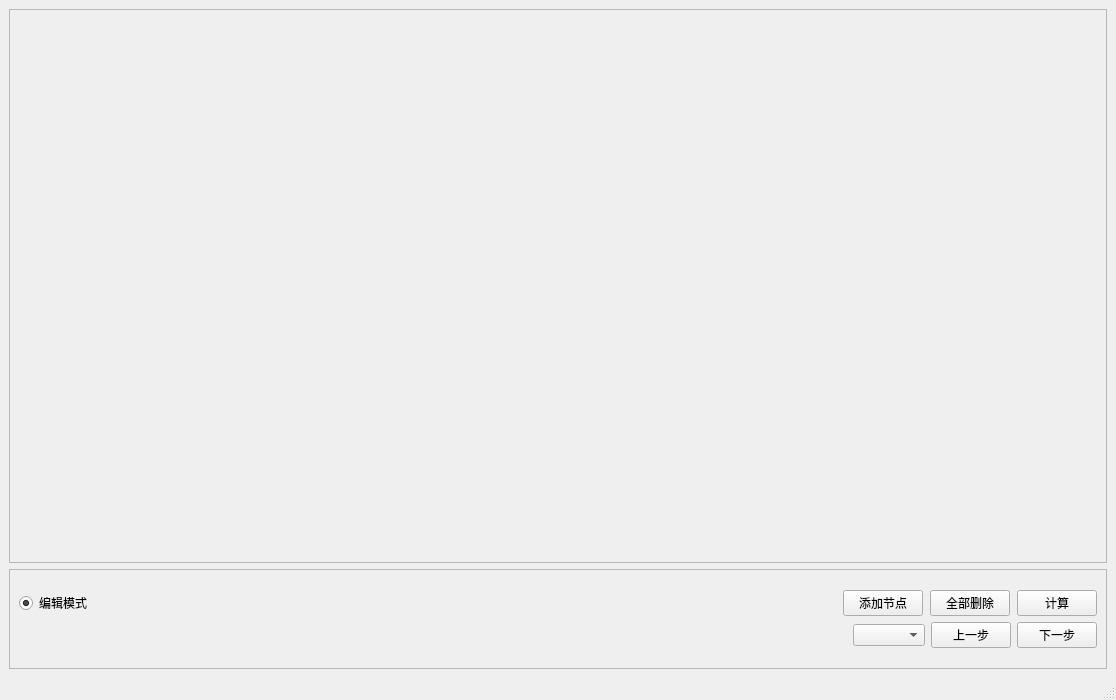
<?xml version="1.0" encoding="UTF-8"?>
<ui version="4.0">
 <class>NSMWindow</class>
 <widget class="QMainWindow" name="NSMWindow">
  <property name="geometry">
   <rect>
    <x>0</x>
    <y>0</y>
    <width>1116</width>
    <height>700</height>
   </rect>
  </property>
  <property name="minimumSize">
   <size>
    <width>800</width>
    <height>700</height>
   </size>
  </property>
  <property name="windowTitle">
   <string>网络单纯形法</string>
  </property>
  <widget class="QWidget" name="centralwidget">
   <layout class="QGridLayout" name="gridLayout">
    <item row="0" column="0">
     <widget class="NSMFrame" name="nsm">
      <property name="frameShape">
       <enum>QFrame::StyledPanel</enum>
      </property>
      <property name="frameShadow">
       <enum>QFrame::Raised</enum>
      </property>
     </widget>
    </item>
    <item row="1" column="0">
     <widget class="QFrame" name="frame_2">
      <property name="maximumSize">
       <size>
        <width>16777215</width>
        <height>100</height>
       </size>
      </property>
      <property name="frameShape">
       <enum>QFrame::StyledPanel</enum>
      </property>
      <property name="frameShadow">
       <enum>QFrame::Raised</enum>
      </property>
      <layout class="QGridLayout" name="gridLayout_2">
       <item row="0" column="0">
        <layout class="QVBoxLayout" name="verticalLayout">
         <property name="sizeConstraint">
          <enum>QLayout::SetDefaultConstraint</enum>
         </property>
         <item>
          <layout class="QHBoxLayout" name="horizontalLayout">
           <property name="spacing">
            <number>7</number>
           </property>
           <property name="sizeConstraint">
            <enum>QLayout::SetDefaultConstraint</enum>
           </property>
           <item>
            <widget class="QRadioButton" name="rbEditMode">
             <property name="text">
              <string>编辑模式</string>
             </property>
             <property name="checked">
              <bool>true</bool>
             </property>
            </widget>
           </item>
           <item>
            <spacer name="horizontalSpacer">
             <property name="orientation">
              <enum>Qt::Horizontal</enum>
             </property>
             <property name="sizeHint" stdset="0">
              <size>
               <width>40</width>
               <height>20</height>
              </size>
             </property>
            </spacer>
           </item>
           <item>
            <widget class="QPushButton" name="btnAddVertex">
             <property name="text">
              <string>添加节点</string>
             </property>
            </widget>
           </item>
           <item>
            <widget class="QPushButton" name="btnRemoveAllVertex">
             <property name="text">
              <string>全部删除</string>
             </property>
            </widget>
           </item>
           <item>
            <widget class="QPushButton" name="btnCalculate">
             <property name="text">
              <string>计算</string>
             </property>
            </widget>
           </item>
          </layout>
         </item>
         <item>
          <layout class="QHBoxLayout" name="horizontalLayout_2">
           <item>
            <spacer name="horizontalSpacer_2">
             <property name="orientation">
              <enum>Qt::Horizontal</enum>
             </property>
             <property name="sizeHint" stdset="0">
              <size>
               <width>40</width>
               <height>20</height>
              </size>
             </property>
            </spacer>
           </item>
           <item>
            <widget class="QComboBox" name="cbStep"/>
           </item>
           <item>
            <widget class="QPushButton" name="btnPrev">
             <property name="text">
              <string>上一步</string>
             </property>
            </widget>
           </item>
           <item>
            <widget class="QPushButton" name="btnNext">
             <property name="text">
              <string>下一步</string>
             </property>
            </widget>
           </item>
          </layout>
         </item>
        </layout>
       </item>
      </layout>
     </widget>
    </item>
   </layout>
  </widget>
  <widget class="QMenuBar" name="menubar">
   <property name="geometry">
    <rect>
     <x>0</x>
     <y>0</y>
     <width>1116</width>
     <height>23</height>
    </rect>
   </property>
  </widget>
  <widget class="QStatusBar" name="statusbar"/>
 </widget>
 <customwidgets>
  <customwidget>
   <class>NSMFrame</class>
   <extends>QFrame</extends>
   <header>nsmframe.h</header>
   <container>1</container>
  </customwidget>
 </customwidgets>
 <resources/>
 <connections/>
</ui>
